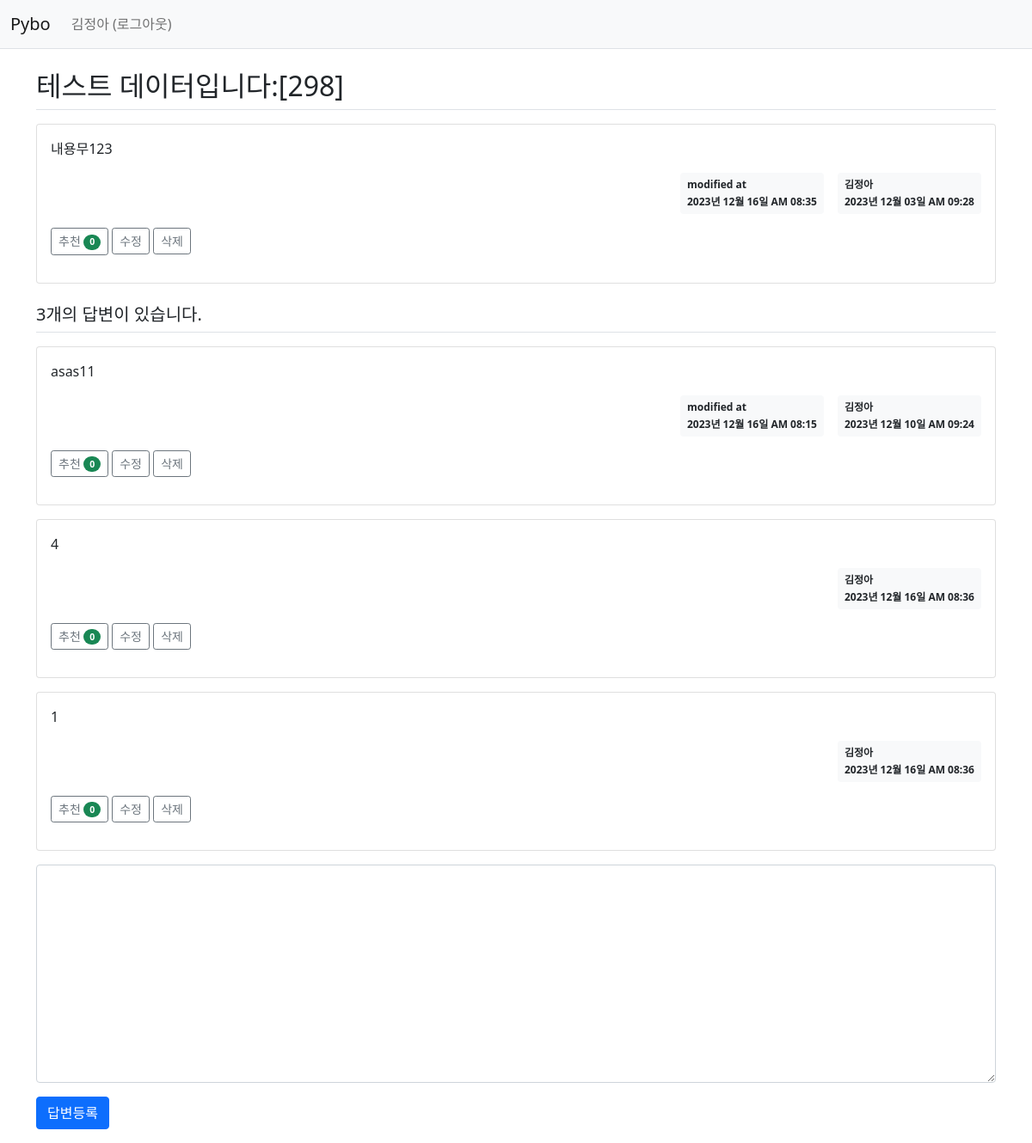
Page /question/detail/305/ (signed in) on the committed database.
### pybo/models.py (models this page shows)
class User(db.Model):
    id = db.Column(db.Integer, primary_key=True)
    username = db.Column(db.String(150), unique=True, nullable=False)
    password = db.Column(db.String(200), nullable=False)
    email = db.Column(db.String(120), unique=True, nullable=False)

class Question(db.Model):
    id = db.Column(db.Integer, primary_key=True)
    subject = db.Column(db.String(200), nullable=False)
    content = db.Column(db.Text(), nullable=False)
    create_date = db.Column(db.DateTime(), nullable=False)
    user_id = db.Column(db.Integer, db.ForeignKey('user.id', ondelete='CASCADE'), nullable=False)
    user = db.relationship('User', backref=db.backref('question_set'))
    modify_date = db.Column(db.DateTime(), nullable=True)
    voter = db.relationship('User', secondary=question_voter, backref=db.backref('question_voter_set'))

class Answer(db.Model):
    id = db.Column(db.Integer, primary_key=True)
    question_id = db.Column(db.Integer, db.ForeignKey('question.id', ondelete='CASCADE'))
    question = db.relationship('Question', backref=db.backref('answer_set'))
    content = db.Column(db.Text(), nullable=False)
    create_date = db.Column(db.DateTime(), nullable=False)
    user_id = db.Column(db.Integer, db.ForeignKey('user.id', ondelete='CASCADE'), nullable=False)
    user = db.relationship('User', backref=db.backref('answer_set'))
    modify_date = db.Column(db.DateTime(), nullable=True)
    voter = db.relationship('User', secondary=answer_voter, backref=db.backref('answer_voter_set'))

### pybo/views/question_views.py (the view)
@bp.route('/detail/<int:question_id>/')
def detail(question_id):
    form = AnswerForm()
    question = Question.query.get_or_404(question_id)
    return render_template('question/question_detail.html', question=question, form=form)

### pybo/forms.py
class AnswerForm(FlaskForm):
    content = TextAreaField('내용', validators=[DataRequired('내용은 필수입력 항목입니다.')])

### pybo/filter.py (called while the page is built)
def format_datetime(value, fmt='%Y년 %m월 %d일 %p %I:%M'):
    return value.strftime(fmt)

### pybo/views/auth_views.py (called while the page is built)
@bp.before_app_request
def load_logged_in_user():
    user_id = session.get('user_id')
    if user_id is None:
        g.user = None
    else:
        g.user = User.query.get(user_id)

### pybo/templates/question/question_detail.html (shortened to what this page needs)
<link rel="stylesheet" href="{{ url_for('static', filename='bootstrap.min.css') }}">
{% extends 'base.html' %}
{% block content %}
<div class="container my-3">
    <h2 class="border-bottom py-2">{{ question.subject }}</h2>
    <div class="card my-3">
        <div class="card-body">
            <div class="card-text">{{ question.content|markdown  }}</div>
            <div class="d-flex justify-content-end">
                {% if question.modify_date %}
                <div class="badge bg-light text-dark p-2 text-start mx-3">
                    <div class="mb-2">modified at</div>
                    <div>{{ question.modify_date|datetime }}</div>
                </div>
                {% endif %}
                <div class="badge bg-light text-dark p-2 text-start">
                    <div class="mb-2">{{ question.user.username }}</div>
                    <div>{{ question.create_date|datetime }}</div>
                </div>
            </div>
            <div class="my-3">
                <a href="javascript:void(0)" data-uri="{{ url_for('question.vote', question_id=question.id) }}"
               class="recommend btn btn-sm btn-outline-secondary"> 추천
                <span class="badge rounded-pill bg-success">{{ question.voter|length }}</span>
                </a>
                {% if g.user == question.user %}
                <a href="{{ url_for('question.modify', question_id=question.id) }}"
                   class="btn btn-sm btn-outline-secondary">수정</a>
                   <a href="javascript:void(0)" class="delete btn btn-sm btn-outline-secondary"
               data-uri="{{ url_for('question.delete', question_id=question.id) }}">삭제</a>
                {% endif %}
            </div>
        </div>
    </div>
    <h5 class="border-bottom my-3 py-2">{{ question.answer_set|length }}개의 답변이 있습니다.</h5>
    {% for answer in question.answer_set %}
    <div class="card my-3">
        <div class="card-body">
            <div class="card-text" >{{ answer.content|markdown }}</div>
            <div class="d-flex justify-content-end">
                {% if answer.modify_date %}
            <div class="badge bg-light text-dark p-2 text-start mx-3">
                <div class="mb-2">modified at</div>
                <div>{{ answer.modify_date|datetime }}</div>
            </div>
            {% endif %}
                <div class="badge bg-light text-dark p-2 text-start">
                    <div class="mb-2">{{ answer.user.username }}</div>
                    <div>{{ answer.create_date|datetime }}</div>
                </div>
            </div>
            <div class="my-3">
                <a href="javascript:void(0)" data-uri="{{ url_for('answer.vote', answer_id=answer.id) }}"
               class="recommend btn btn-sm btn-outline-secondary"> 추천
                <span class="badge rounded-pill bg-success">{{ answer.voter|length }}</span>
                </a>
                {% if g.user == answer.user %}
                <a href="{{ url_for('answer.modify', answer_id=answer.id) }}"
                   class="btn btn-sm btn-outline-secondary">수정</a>
                   <a href="#" class="delete btn btn-sm btn-outline-secondary "
               data-uri="{{ url_for('answer.delete', answer_id=answer.id) }}">삭제</a>
                {% endif %}
            </div>
        </div>
    </div>
    {% endfor %}
    <form action="{{ url_for('answer.create', question_id=question.id) }}" method="post" class="my-3">
        <div class="mb-3">
            <textarea {% if not g.user %}disabled{% endif %}
                    name="content" id="content" class="form-control" rows="10"></textarea>
        </div>
        <input type="submit" value="답변등록" class="btn btn-primary">
    </form>
</div>
{% endblock %}

### pybo/templates/navbar.html (shortened to what this page needs)
<nav class="navbar navbar-expand-lg navbar-light bg-light border-bottom">
    <div class="container-fluid">
        <a class="navbar-brand" href="{{ url_for('main.index') }}">Pybo</a>
        <div class="collapse navbar-collapse" id="navbarSupportedContent">
            {% if g.user %}
            <ul class="navbar-nav">
                <li class="nav-item ">
                    <a class="nav-link" href="{{ url_for('auth.logout') }}">{{ g.user.username }} (로그아웃)</a>
                </li>
            </ul>
            {% endif %}
        </div>
    </div>
</nav>

### rows in the picture
User: user.username "김정아"
Question: subject "테스트 데이터입니다:[298]", content "내용무123", modify_date "2023년 12월 16일 AM 08:35", create_date "2023년 12월 03일 AM 09:28"
Answer: content "asas11", modify_date "2023년 12월 16일 AM 08:15", user.username "김정아", create_date "2023년 12월 10일 AM 09:24", voter|length "0"
Answer: content "4", user.username "김정아", create_date "2023년 12월 16일 AM 08:36", voter|length "0"
Answer: content "1", user.username "김정아", create_date "2023년 12월 16일 AM 08:36", voter|length "0"

### other values in the picture
{{ question.voter|length }} "0"
{{ question.answer_set|length }} "3"
